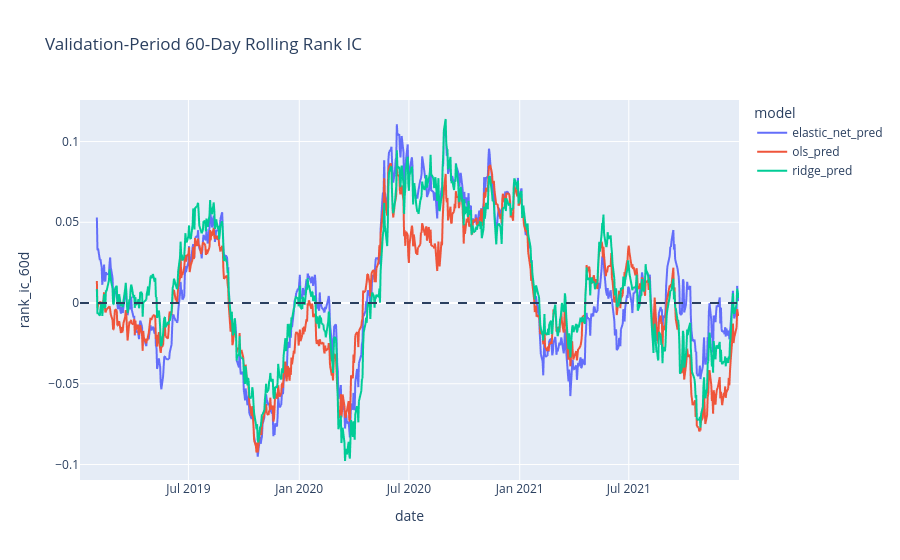

Write notebook code for a chart like this one.
### Code cell
fig = px.line(
    rank_ic_series,
    x="date",
    y="rank_ic_60d",
    color="model",
    title=("Validation-Period 60-Day Rolling Rank IC"),
)

fig.add_hline(y=0, line_dash="dash")

fig.show()

### Figure 1 — Plotly figure (JSON) as saved in the notebook; plotly's stock layout.template omitted (floating-point values rounded to 4 significant figures; data arrays with more than 128 entries replaced by an {"elided": "..."} marker saying what was removed)
{"data": [{"hovertemplate": "model=elastic_net_pred<br>date=%{x}<br>rank_ic_60d=%{y}<extra></extra>", "legendgroup": "elastic_net_pred", "line": {"color": "#636efa", "dash": "solid"}, "marker": {"symbol": "circle"}, "mode": "lines", "name": "elastic_net_pred", "showlegend": true, "type": "scattergl", "x": {"elided": "757 str values"}, "xaxis": "x", "y": {"elided": "757 float values"}, "yaxis": "y"}, {"hovertemplate": "model=ols_pred<br>date=%{x}<br>rank_ic_60d=%{y}<extra></extra>", "legendgroup": "ols_pred", "line": {"color": "#EF553B", "dash": "solid"}, "marker": {"symbol": "circle"}, "mode": "lines", "name": "ols_pred", "showlegend": true, "type": "scattergl", "x": {"elided": "757 str values"}, "xaxis": "x", "y": {"elided": "757 float values"}, "yaxis": "y"}, {"hovertemplate": "model=ridge_pred<br>date=%{x}<br>rank_ic_60d=%{y}<extra></extra>", "legendgroup": "ridge_pred", "line": {"color": "#00cc96", "dash": "solid"}, "marker": {"symbol": "circle"}, "mode": "lines", "name": "ridge_pred", "showlegend": true, "type": "scattergl", "x": {"elided": "757 str values"}, "xaxis": "x", "y": {"elided": "757 float values"}, "yaxis": "y"}], "layout": {"legend": {"title": {"text": "model"}, "tracegroupgap": 0}, "shapes": [{"line": {"dash": "dash"}, "type": "line", "x0": 0, "x1": 1, "xref": "x domain", "y0": 0, "y1": 0, "yref": "y"}], "title": {"text": "Validation-Period 60-Day Rolling Rank IC"}, "xaxis": {"anchor": "y", "domain": [0, 1], "title": {"text": "date"}}, "yaxis": {"anchor": "x", "domain": [0, 1], "title": {"text": "rank_ic_60d"}}}}
